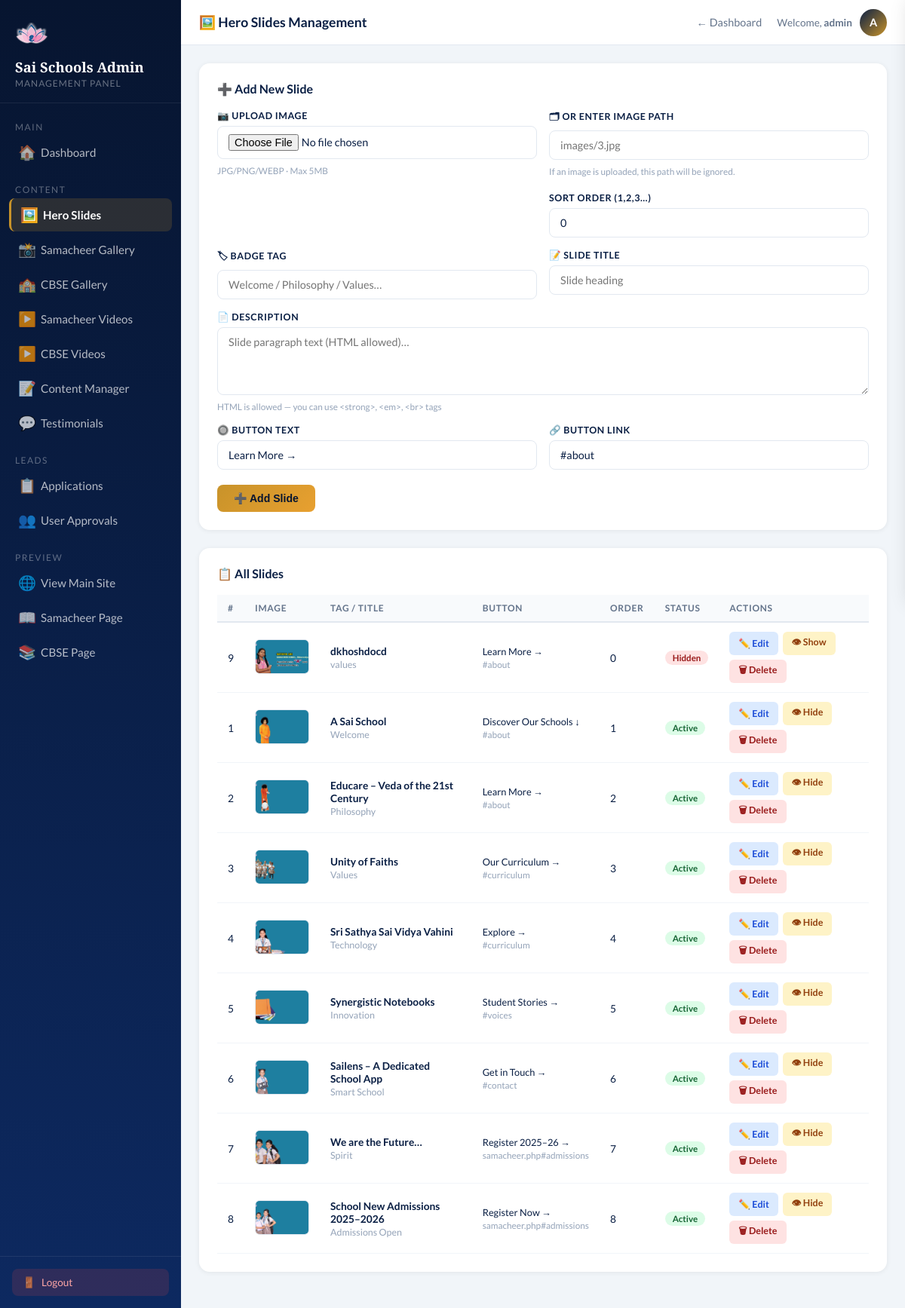
Page /admin/slides.php (signed in) on the committed database.
### tables this page shows
CREATE TABLE `hero_slides` (
  `id` int(11) NOT NULL,
  `image_path` varchar(255) NOT NULL,
  `tag` varchar(80) NOT NULL,
  `title` varchar(255) NOT NULL,
  `description` text NOT NULL,
  `btn_text` varchar(100) NOT NULL DEFAULT 'Learn More →',
  `btn_link` varchar(255) NOT NULL DEFAULT '#about',
  `sort_order` int(11) NOT NULL DEFAULT 0,
  `is_active` tinyint(1) NOT NULL DEFAULT 1,
  `created_at` timestamp NOT NULL DEFAULT current_timestamp(),
  `uploaded_by` varchar(100) DEFAULT NULL
);

### admin/slides.php (the view, shortened to what this page needs)
<?php
require_once 'db.php';
$is_admin = ($_SESSION['admin_role'] ?? 'user') === 'admin';
$dashboard_link = $is_admin ? 'index.php' : 'user%20dashboard.php';
$edit_row = null;
$page = isset($_GET['page']) ? max(1, (int)$_GET['page']) : 1;
$limit = 10;
$offset = ($page - 1) * $limit;
$slides_res = mysqli_query($conn, "SELECT * FROM hero_slides ORDER BY sort_order ASC, id ASC LIMIT $limit OFFSET $offset");
$session_user = mysqli_real_escape_string($conn, $_SESSION['admin_username'] ?? 'Admin');
$user_query = @mysqli_query($conn, "SELECT * FROM admin_users WHERE username = '$session_user' LIMIT 1");
if ($user_query && mysqli_num_rows($user_query) > 0) {
    $user_data = mysqli_fetch_assoc($user_query);
}
?>
<!DOCTYPE html>
<html lang="en">
<head>
</head>
<body>
    <?php if ($is_admin): ?>
    <aside class="sidebar" id="sidebar">
        <div class="sidebar-brand">
            <img src="../images/academiya_heading_logo.png" alt="Logo" class="logo-icon"
                style="background:transparent; padding:0;">
            <h2>Sai Schools Admin</h2>
            <p>Management Panel</p>
        </div>
        <nav class="sidebar-nav">
            <div class="nav-label">Main</div>
            <a href="index.php" class="nav-item">
                <span class="icon">🏠</span> Dashboard
            </a>
            <div class="nav-label" style="margin-top:12px;">Content</div>
            <a href="slides.php" class="nav-item active">
                <span class="icon">🖼️</span> Hero Slides
            </a>
            <a href="gallery.php?school=samacheer" class="nav-item">
                <span class="icon">📸</span> Samacheer Gallery
            </a>
            <a href="gallery.php?school=cbse" class="nav-item">
                <span class="icon">🏫</span> CBSE Gallery
            </a>
            <a href="videos.php?school=samacheer" class="nav-item">
                <span class="icon">▶️</span> Samacheer Videos
            </a>
            <a href="videos.php?school=cbse" class="nav-item">
                <span class="icon">▶️</span> CBSE Videos
            </a>
            <a href="content_manager.php" class="nav-item">
                <span class="icon">📝</span> Content Manager
            </a>
            <a href="testimonials.php" class="nav-item">
                <span class="icon">💬</span> Testimonials
            </a>
            <div class="nav-label" style="margin-top:12px;">Leads</div>
            <a href="applications.php" class="nav-item">
                <span class="icon">📋</span> Applications
            </a>
            <a href="approve-users.php" class="nav-item">
                <span class="icon">👥</span> User Approvals
            </a>
            <div class="nav-label" style="margin-top:12px;">Preview</div>
            <a href="../index.php" target="_blank" class="nav-item">
                <span class="icon">🌐</span> View Main Site
            </a>
            <a href="../samacheer.php" target="_blank" class="nav-item">
                <span class="icon">📖</span> Samacheer Page
            </a>
            <a href="../cbse.php" target="_blank" class="nav-item">
                <span class="icon">📚</span> CBSE Page
            </a>
        </nav>
        <div class="sidebar-footer">
            <a href="logout.php" class="logout-btn">
                <span>🚪</span> Logout
            </a>
        </div>
    </aside>
    <?php endif; ?>
    <div class="main" <?= !$is_admin ? 'style="margin-left:0;"' : '' ?>>
        <header class="topbar">
            <div style="display:flex; align-items:center; gap:16px;">
                <h1>🖼️ Hero Slides Management</h1>
            </div>
            <div style="display:flex; align-items:center; gap:20px;">
                <a href="<?= $dashboard_link ?>" style="color:#64748b;text-decoration:none;font-size:.9rem;">← Dashboard</a>
                <div class="admin-badge" id="profileToggle">
                    <span>Welcome, <strong><?= htmlspecialchars($user_data['username']) ?></strong></span>
                    <?php if (!empty($user_data['profile_pic'])): ?>
                        <img src="<?= htmlspecialchars($user_data['profile_pic']) ?>" alt="Avatar" class="admin-avatar">
                    <?php else: ?>
                        <div class="admin-avatar"><?= strtoupper(substr($user_data['username'], 0, 1)) ?></div>
                    <?php endif; ?>
                </div>
            </div>
        </header>
        <div class="content">
            <div class="card">
                <div class="card-title">
                    <?= $edit_row ? '✏️ Edit Slide' : '➕ Add New Slide' ?>
                </div>
                <form method="POST" enctype="multipart/form-data" action="slides.php">
                    <div class="form-grid">
                        <div class="form-group">
                            <label>📷 Upload Image</label>
                            <input type="file" name="image_file" accept="image/*">
                            <div class="hint">JPG/PNG/WEBP · Max
                                5MB<?= $edit_row ? ' · Leave blank to keep current image' : '' ?></div>
                        </div>
                        <div class="form-group">
                            <label>🗂 Or Enter Image Path</label>
                            <input type="text" name="image_path"
                                value="<?= htmlspecialchars($edit_row['image_path'] ?? '') ?>"
                                placeholder="images/3.jpg">
                            <div class="hint">If an image is uploaded, this path will be ignored.</div>
                            <label style="margin-top:14px;">Sort Order (1,2,3…)</label>
                            <input type="number" name="sort_order" value="<?= $edit_row['sort_order'] ?? 0 ?>" min="0">
                        </div>
                        <div class="form-group">
                            <label>🏷 Badge Tag</label>
                            <input type="text" name="tag" value="<?= htmlspecialchars($edit_row['tag'] ?? '') ?>"
                                placeholder="Welcome / Philosophy / Values…" required>
                        </div>
                        <div class="form-group">
                            <label>📝 Slide Title</label>
                            <input type="text" name="title" value="<?= htmlspecialchars($edit_row['title'] ?? '') ?>"
                                placeholder="Slide heading" required>
                        </div>
                        <div class="form-group full">
                            <label>📄 Description</label>
                            <textarea name="description"
                                placeholder="Slide paragraph text (HTML allowed)…"><?= htmlspecialchars($edit_row['description'] ?? '') ?></textarea>
                            <div class="hint">HTML is allowed — you can use &lt;strong&gt;, &lt;em&gt;, &lt;br&gt; tags</div>
                        </div>
                        <div class="form-group">
                            <label>🔘 Button Text</label>
                            <input type="text" name="btn_text"
                                value="<?= htmlspecialchars($edit_row['btn_text'] ?? 'Learn More →') ?>"
                                placeholder="Learn More →">
                        </div>
                        <div class="form-group">
                            <label>🔗 Button Link</label>
                            <input type="text" name="btn_link"
                                value="<?= htmlspecialchars($edit_row['btn_link'] ?? '#about') ?>"
                                placeholder="#about or samacheer.php#admissions">
                        </div>
                    </div>
                    <div style="display:flex;gap:10px;margin-top:20px;">
                        <button type="submit" class="btn btn-primary">
                            <?= $edit_row ? '💾 Save Changes' : '➕ Add Slide' ?>
                        </button>
                    </div>
                </form>
            </div>
            <div class="card">
                <div class="card-title">📋 All Slides</div>
                <div class="table-wrap">
                    <table>
                        <thead>
                            <tr>
                                <th>#</th>
                                <th>Image</th>
                                <th>Tag / Title</th>
                                <th>Button</th>
                                <th>Order</th>
                                <th>Status</th>
                                <th>Actions</th>
                            </tr>
                        </thead>
                        <tbody>
                            <?php while ($row = mysqli_fetch_assoc($slides_res)): ?>
                                <tr>
                                    <td><?= $row['id'] ?></td>
                                    <td>
                                        <img src="../<?= htmlspecialchars($row['image_path']) ?>" class="slide-thumb"
                                            onerror="this.src='https://placehold.co/72x46?text=No+Img'">
                                    </td>
                                    <td>
                                        <strong><?= htmlspecialchars($row['title']) ?></strong><br>
                                        <span
                                            style="color:#94a3b8;font-size:0.78rem;"><?= htmlspecialchars($row['tag']) ?></span>
                                    </td>
                                    <td>
                                        <span style="font-size:0.8rem;"><?= htmlspecialchars($row['btn_text']) ?></span><br>
                                        <span
                                            style="color:#94a3b8;font-size:0.74rem;"><?= htmlspecialchars($row['btn_link']) ?></span>
                                    </td>
                                    <td><?= $row['sort_order'] ?></td>
                                    <td>
                                        <span class="badge <?= $row['is_active'] ? 'active' : 'inactive' ?>">
                                            <?= $row['is_active'] ? 'Active' : 'Hidden' ?>
                                        </span>
                                    </td>
                                    <td>
                                        <div class="action-btns">
                                            <a href="slides.php?edit=<?= $row['id'] ?>" class="btn-sm btn-edit">✏️ Edit</a>
                                            <a href="slides.php?action=toggle&id=<?= $row['id'] ?>"
                                                class="btn-sm btn-toggle" title="Show/Hide">👁
                                                <?= $row['is_active'] ? 'Hide' : 'Show' ?></a>
                                            <a href="slides.php?action=delete&id=<?= $row['id'] ?>" class="btn-sm btn-del"
                                                onclick="return confirm('Delete this slide?')">🗑 Delete</a>
                                        </div>
                                    </td>
                                </tr>
                            <?php endwhile; ?>
                        </tbody>
                    </table>
                </div>
            </div>
        </div>
    </div>
</body>
</html>

### rows in the picture
hero_slides: id "9", image_path (picture), title "dkhoshdocd", tag "values", btn_text "Learn More →", btn_link "#about", sort_order "0", is_active "Hidden"
hero_slides: id "1", image_path (picture), title "A Sai School", tag "Welcome", btn_text "Discover Our Schools ↓", btn_link "#about", sort_order "1", is_active "Active"
hero_slides: id "2", image_path (picture), title "Educare – Veda of the 21st Century", tag "Philosophy", btn_text "Learn More →", btn_link "#about", sort_order "2", is_active "Active"
hero_slides: id "3", image_path (picture), title "Unity of Faiths", tag "Values", btn_text "Our Curriculum →", btn_link "#curriculum", sort_order "3", is_active "Active"
hero_slides: id "4", image_path (picture), title "Sri Sathya Sai Vidya Vahini", tag "Technology", btn_text "Explore →", btn_link "#curriculum", sort_order "4", is_active "Active"
hero_slides: id "5", image_path (picture), title "Synergistic Notebooks", tag "Innovation", btn_text "Student Stories →", btn_link "#voices", sort_order "5", is_active "Active"
hero_slides: id "6", image_path (picture), title "Sailens – A Dedicated School App", tag "Smart School", btn_text "Get in Touch →", btn_link "#contact", sort_order "6", is_active "Active"
hero_slides: id "7", image_path (picture), title "We are the Future…", tag "Spirit", btn_text "Register 2025–26 →", btn_link "samacheer.php#admissions", sort_order "7", is_active "Active"
hero_slides: id "8", image_path (picture), title "School New Admissions 2025–2026", tag "Admissions Open", btn_text "Register Now →", btn_link "samacheer.php#admissions", sort_order "8", is_active "Active"

### other values in the picture
$user_data['username'] "admin"
substr($user_data['username'], 0, 1) "A"
